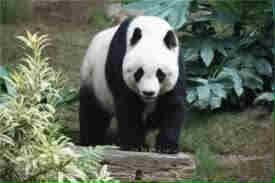
#> input picture lab5/sample.jpg, 275 x 183 px
$ python edge_detection.py
#> lines starting #> are read from the running program, lines starting #| are printed output that depends on the picture
# ==============================
# EDGE DETECTION USING CONVOLUTION (from scratch)
# Kernel Used: Laplacian Operator
# ==============================

import numpy as np
from PIL import Image

# Step 1️⃣: Load the image and convert it to grayscale
# ------------------------------------------
# "L" mode converts the image to 8-bit grayscale (values 0–255)
img = Image.open("sample.jpg").convert("L")
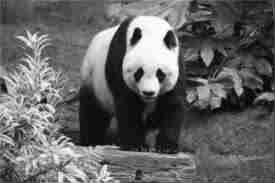
#> img: PIL image 275x183 L; min 0, max 255, mean 99.9

# Convert PIL image to a NumPy array for pixel-wise processing
a = np.array(img)

# Display the shape (height, width) of the grayscale image
print("Image shape:", a.shape)
#| Image shape: (183, 275)

# Step 2️⃣: Define the convolution kernel (Laplacian)
# ------------------------------------------
# This kernel highlights areas of rapid intensity change (edges)
kernel = np.array([
    [-1, -1, -1],
    [-1,  8, -1],
    [-1, -1, -1]
])

# Extract kernel dimensions
kh, kw = kernel.shape

# Calculate padding size (for a 3x3 kernel, pad = 1)
pad = kh // 2

# Step 3️⃣: Pad the image to handle border pixels
# ------------------------------------------
# Padding adds an extra border of zeros so the kernel can slide over edges properly
p = np.pad(a, ((pad, pad), (pad, pad)), mode='constant')
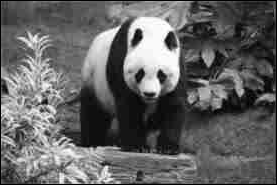
#> p: shape (185, 277); min 0, max 255, mean 98.1

# Step 4️⃣: Prepare an empty output array
# ------------------------------------------
# Same size as the original image, using float32 for accuracy during computation
out = np.zeros_like(a, dtype=np.float32)

# Step 5️⃣: Perform convolution manually using nested loops
# ------------------------------------------
# For each pixel, multiply the kernel with its corresponding neighborhood region
# and take the sum of the products to get the edge strength
h, w = a.shape
#> h = 183; w = 275
for y in range(h):
    for x in range(w):
        # Extract the region of the image covered by the kernel
        region = p[y:y+kh, x:x+kw]
        # Element-wise multiplication and summation
        out[y, x] = np.sum(region * kernel)
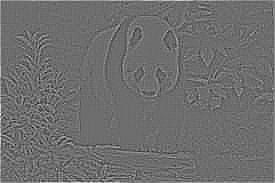
#> out: shape (183, 275) float32; min -717, max 945, mean 5.3; drawn with min black and max white

# Step 6️⃣: Normalize and clip pixel values
# ------------------------------------------
# Values may exceed [0,255] or go negative after convolution, so clip them
out = np.clip(out, 0, 255).astype(np.uint8)
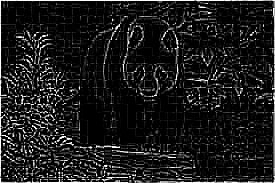
#> out: shape (183, 275); min 0, max 255, mean 27.6

# Step 7️⃣: Save and display the result
# ------------------------------------------
# Convert NumPy array back to an image format and save it
res = Image.fromarray(out)
res.save("output.jpg")

# Display the resulting edge-detected image
res.show()

print("Edge detection complete. Output saved as 'output_convolved.jpg'")
